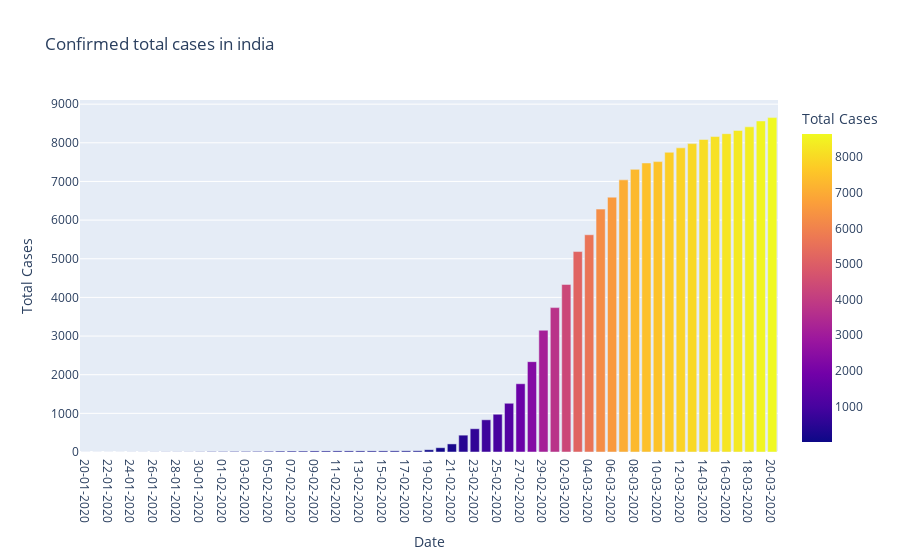

Notebook code for this chart:
### Code cell
wu

### Figure 1 — Plotly figure (JSON) as saved in the notebook; plotly's stock layout.template omitted (floating-point values rounded to 4 significant figures)
{"data": [{"alignmentgroup": "True", "hovertemplate": "Date=%{x}<br>Total Cases=%{marker.color}<extra></extra>", "legendgroup": "", "marker": {"color": [1, 1, 1, 1, 2, 2, 3, 4, 4, 4, 6, 11, 12, 15, 15, 16, 19, 23, 24, 24, 27, 27, 28, 28, 28, 28, 28, 29, 30, 31, 58, 111, 209, 436, 602, 833, 977, 1261, 1766, 2337, 3150, 3736, 4335, 5186, 5621, 6284, 6593, 7041, 7313, 7478, 7513, 7755, 7869, 7979, 8086, 8162, 8236, 8320, 8413, 8565, 8652], "coloraxis": "coloraxis", "pattern": {"shape": ""}}, "name": "", "offsetgroup": "", "orientation": "v", "showlegend": false, "textposition": "auto", "type": "bar", "x": ["20-01-2020", "21-01-2020", "22-01-2020", "23-01-2020", "24-01-2020", "25-01-2020", "26-01-2020", "27-01-2020", "28-01-2020", "29-01-2020", "30-01-2020", "31-01-2020", "01-02-2020", "02-02-2020", "03-02-2020", "04-02-2020", "05-02-2020", "06-02-2020", "07-02-2020", "08-02-2020", "09-02-2020", "10-02-2020", "11-02-2020", "12-02-2020", "13-02-2020", "14-02-2020", "15-02-2020", "16-02-2020", "17-02-2020", "18-02-2020", "19-02-2020", "20-02-2020", "21-02-2020", "22-02-2020", "23-02-2020", "24-02-2020", "25-02-2020", "26-02-2020", "27-02-2020", "28-02-2020", "29-02-2020", "01-03-2020", "02-03-2020", "03-03-2020", "04-03-2020", "05-03-2020", "06-03-2020", "07-03-2020", "08-03-2020", "09-03-2020", "10-03-2020", "11-03-2020", "12-03-2020", "13-03-2020", "14-03-2020", "15-03-2020", "16-03-2020", "17-03-2020", "18-03-2020", "19-03-2020", "20-03-2020"], "xaxis": "x", "y": [1, 1, 1, 1, 2, 2, 3, 4, 4, 4, 6, 11, 12, 15, 15, 16, 19, 23, 24, 24, 27, 27, 28, 28, 28, 28, 28, 29, 30, 31, 58, 111, 209, 436, 602, 833, 977, 1261, 1766, 2337, 3150, 3736, 4335, 5186, 5621, 6284, 6593, 7041, 7313, 7478, 7513, 7755, 7869, 7979, 8086, 8162, 8236, 8320, 8413, 8565, 8652], "yaxis": "y"}], "layout": {"barmode": "relative", "coloraxis": {"colorbar": {"title": {"text": "Total Cases"}}, "colorscale": [[0, "#0d0887"], [0.1111, "#46039f"], [0.2222, "#7201a8"], [0.3333, "#9c179e"], [0.4444, "#bd3786"], [0.5556, "#d8576b"], [0.6667, "#ed7953"], [0.7778, "#fb9f3a"], [0.8889, "#fdca26"], [1, "#f0f921"]]}, "legend": {"tracegroupgap": 0}, "title": {"text": "Confirmed total cases in india"}, "xaxis": {"anchor": "y", "domain": [0, 1], "title": {"text": "Date"}}, "yaxis": {"anchor": "x", "domain": [0, 1], "title": {"text": "Total Cases"}}}}
